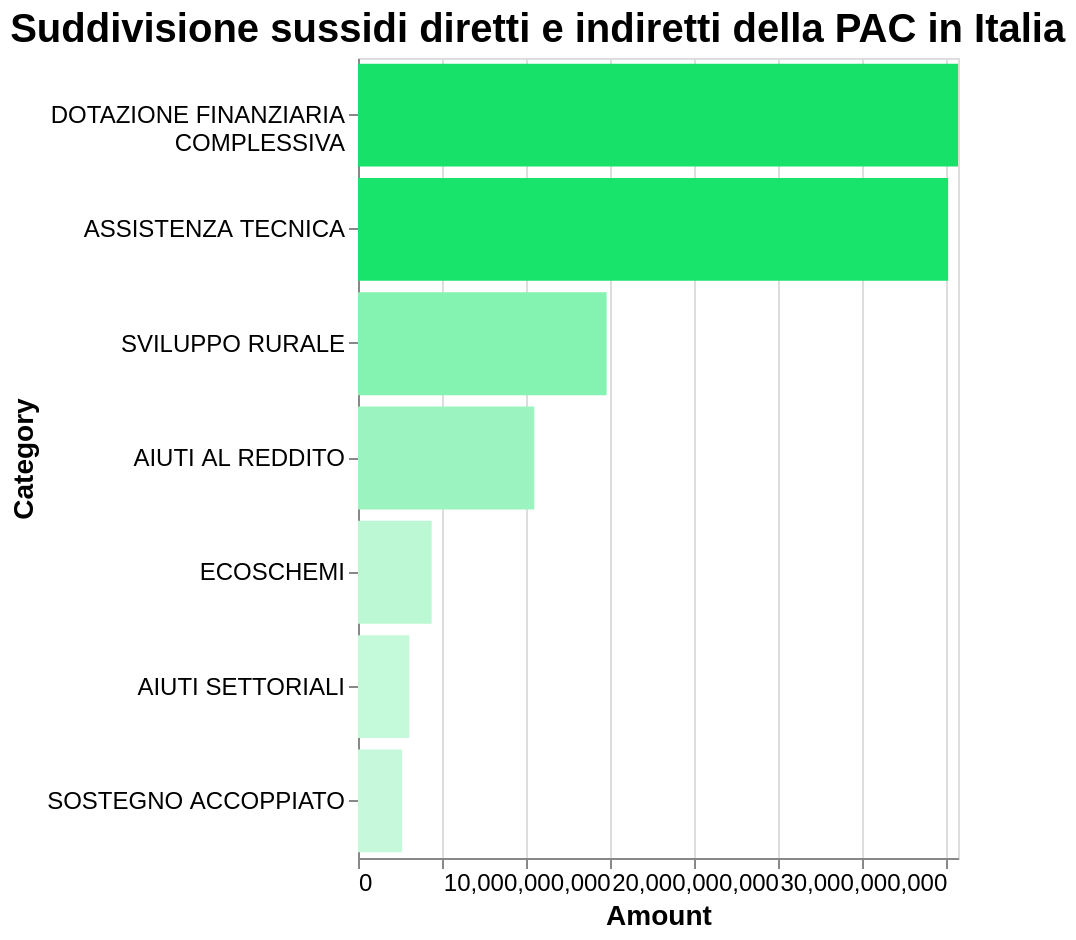

Here is the Vega-Lite specification saved for this chart:
### Vega-Lite specification from a JSON file in a GitHub repository (floating-point values rounded to 4 significant figures)
{"$schema": "https://vega.github.io/schema/vega-lite/v5.17.0.json", "config": {"axis": {"labelFontSize": 12, "titleFontSize": 14}, "background": "transparent", "title": {"anchor": "start", "color": "black", "fontSize": 20}}, "data": {"name": "data-52abdab10e66202f55cbdf6ec4de8fbc"}, "datasets": {"data-52abdab10e66202f55cbdf6ec4de8fbc": [{"Amount": 10477775690, "Category": "AIUTI AL REDDITO"}, {"Amount": 4377804830, "Category": "ECOSCHEMI"}, {"Amount": 2626682895, "Category": "SOSTEGNO ACCOPPIATO"}, {"Amount": 14775893476, "Category": "SVILUPPO RURALE"}, {"Amount": 3048197685, "Category": "AIUTI SETTORIALI"}, {"Amount": 35070377300, "Category": "ASSISTENZA TECNICA"}, {"Amount": 35657058349, "Category": ["DOTAZIONE FINANZIARIA", "COMPLESSIVA"]}]}, "encoding": {"color": {"field": "Amount", "legend": null, "scale": {"interpolate": "hsl", "scheme": ["#c6f9db", "#18E169"]}, "type": "quantitative"}, "tooltip": [{"field": "Amount", "format": ",", "title": "Amount", "type": "quantitative"}], "x": {"field": "Amount", "scale": {"domain": [0, 35660000000.0]}, "title": "Amount", "type": "quantitative"}, "y": {"field": "Category", "sort": "-x", "title": "Category", "type": "nominal"}}, "height": 400, "mark": {"type": "bar"}, "title": "Suddivisione sussidi diretti e indiretti della PAC in Italia", "width": "container"}
